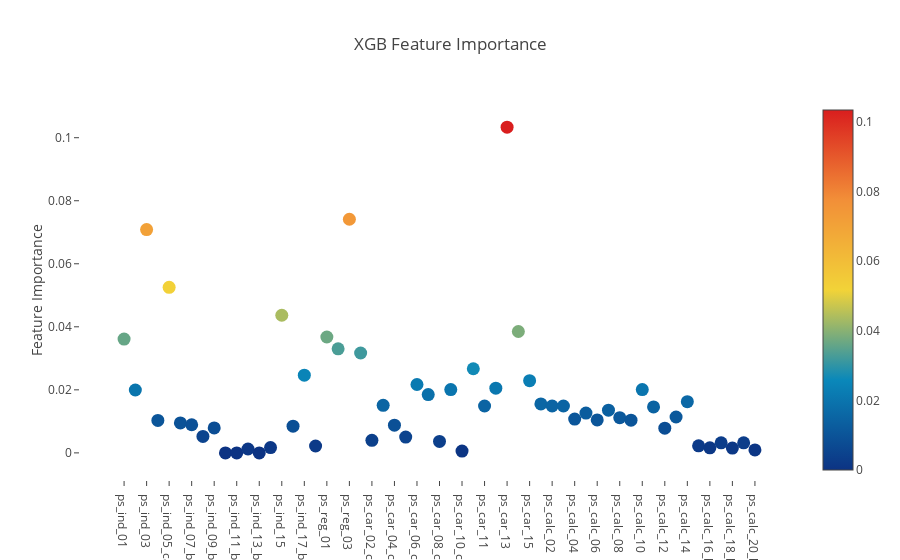

The cell this chart's notebook holds for it:
### Code cell
# Scatter plot 
trace = go.Scatter(
    y = xgb.feature_importances_,
    x = features,
    mode='markers',
    marker=dict(
        sizemode = 'diameter',
        sizeref = 1,
        size = 13,
        #size= xgb.feature_importances_,
        #color = np.random.randn(500), #set color equal to a variable
        color = xgb.feature_importances_,
        colorscale='Portland',
        showscale=True
    ),
    text = features
)
data = [trace]

layout= go.Layout(
    autosize= True,
    title= 'XGB Feature Importance',
    hovermode= 'closest',
     xaxis= dict(
         ticklen= 5,
         showgrid=False,
        zeroline=False,
        showline=False
     ),
    yaxis=dict(
        title= 'Feature Importance',
        showgrid=False,
        zeroline=False,
        ticklen= 5,
        gridwidth= 2
    ),
    showlegend= False
)
fig = go.Figure(data=data, layout=layout)
py.iplot(fig,filename='scatter2010')

### Figure 1 — Plotly figure (JSON) as saved in the notebook; plotly's stock layout.template omitted (floating-point values rounded to 4 significant figures)
{"data": [{"marker": {"color": [0.03612, 0.01995, 0.07086, 0.0103, 0.05251, 0.009502, 0.008921, 0.005222, 0.007906, 0, 0, 0.001233, 0, 0.001668, 0.04366, 0.008486, 0.02466, 0.002176, 0.03677, 0.033, 0.07413, 0.0317, 0.003989, 0.01509, 0.008776, 0.005005, 0.02169, 0.0185, 0.003627, 0.02009, 0.0005803, 0.02669, 0.01487, 0.02053, 0.1034, 0.03851, 0.02292, 0.01552, 0.01487, 0.01487, 0.01073, 0.01262, 0.01044, 0.01356, 0.01117, 0.01037, 0.02009, 0.01458, 0.007833, 0.01139, 0.01625, 0.002248, 0.001596, 0.003191, 0.001523, 0.003191, 0.0009429], "colorscale": "Portland", "showscale": true, "size": 13, "sizemode": "diameter", "sizeref": 1}, "mode": "markers", "text": ["ps_ind_01", "ps_ind_02_cat", "ps_ind_03", "ps_ind_04_cat", "ps_ind_05_cat", "ps_ind_06_bin", "ps_ind_07_bin", "ps_ind_08_bin", "ps_ind_09_bin", "ps_ind_10_bin", "ps_ind_11_bin", "ps_ind_12_bin", "ps_ind_13_bin", "ps_ind_14", "ps_ind_15", "ps_ind_16_bin", "ps_ind_17_bin", "ps_ind_18_bin", "ps_reg_01", "ps_reg_02", "ps_reg_03", "ps_car_01_cat", "ps_car_02_cat", "ps_car_03_cat", "ps_car_04_cat", "ps_car_05_cat", "ps_car_06_cat", "ps_car_07_cat", "ps_car_08_cat", "ps_car_09_cat", "ps_car_10_cat", "ps_car_11_cat", "ps_car_11", "ps_car_12", "ps_car_13", "ps_car_14", "ps_car_15", "ps_calc_01", "ps_calc_02", "ps_calc_03", "ps_calc_04", "ps_calc_05", "ps_calc_06", "ps_calc_07", "ps_calc_08", "ps_calc_09", "ps_calc_10", "ps_calc_11", "ps_calc_12", "ps_calc_13", "ps_calc_14", "ps_calc_15_bin", "ps_calc_16_bin", "ps_calc_17_bin", "ps_calc_18_bin", "ps_calc_19_bin", "ps_calc_20_bin"], "type": "scatter", "x": ["ps_ind_01", "ps_ind_02_cat", "ps_ind_03", "ps_ind_04_cat", "ps_ind_05_cat", "ps_ind_06_bin", "ps_ind_07_bin", "ps_ind_08_bin", "ps_ind_09_bin", "ps_ind_10_bin", "ps_ind_11_bin", "ps_ind_12_bin", "ps_ind_13_bin", "ps_ind_14", "ps_ind_15", "ps_ind_16_bin", "ps_ind_17_bin", "ps_ind_18_bin", "ps_reg_01", "ps_reg_02", "ps_reg_03", "ps_car_01_cat", "ps_car_02_cat", "ps_car_03_cat", "ps_car_04_cat", "ps_car_05_cat", "ps_car_06_cat", "ps_car_07_cat", "ps_car_08_cat", "ps_car_09_cat", "ps_car_10_cat", "ps_car_11_cat", "ps_car_11", "ps_car_12", "ps_car_13", "ps_car_14", "ps_car_15", "ps_calc_01", "ps_calc_02", "ps_calc_03", "ps_calc_04", "ps_calc_05", "ps_calc_06", "ps_calc_07", "ps_calc_08", "ps_calc_09", "ps_calc_10", "ps_calc_11", "ps_calc_12", "ps_calc_13", "ps_calc_14", "ps_calc_15_bin", "ps_calc_16_bin", "ps_calc_17_bin", "ps_calc_18_bin", "ps_calc_19_bin", "ps_calc_20_bin"], "y": [0.03612, 0.01995, 0.07086, 0.0103, 0.05251, 0.009502, 0.008921, 0.005222, 0.007906, 0, 0, 0.001233, 0, 0.001668, 0.04366, 0.008486, 0.02466, 0.002176, 0.03677, 0.033, 0.07413, 0.0317, 0.003989, 0.01509, 0.008776, 0.005005, 0.02169, 0.0185, 0.003627, 0.02009, 0.0005803, 0.02669, 0.01487, 0.02053, 0.1034, 0.03851, 0.02292, 0.01552, 0.01487, 0.01487, 0.01073, 0.01262, 0.01044, 0.01356, 0.01117, 0.01037, 0.02009, 0.01458, 0.007833, 0.01139, 0.01625, 0.002248, 0.001596, 0.003191, 0.001523, 0.003191, 0.0009429]}], "layout": {"autosize": true, "hovermode": "closest", "showlegend": false, "title": "XGB Feature Importance", "xaxis": {"showgrid": false, "showline": false, "ticklen": 5, "zeroline": false}, "yaxis": {"gridwidth": 2, "showgrid": false, "ticklen": 5, "title": "Feature Importance", "zeroline": false}}}
